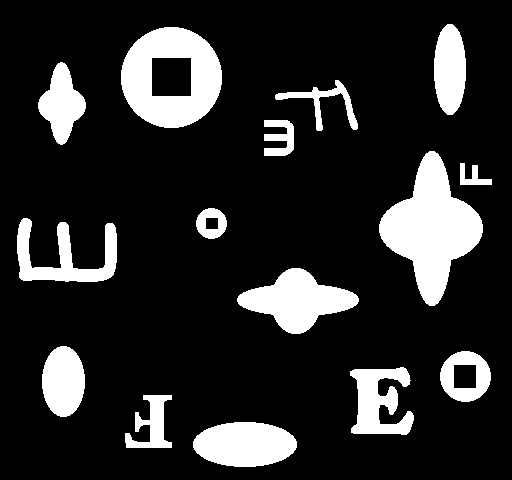
//> input picture pattern_recognition/train1.pgm, 512 x 480 px
$ ./complex   (built with g++ and OpenCV 4)
//> lines starting //> are read from the running program, lines starting //| are printed output that depends on the picture; after the words box and inside, x2 and y2 are one past the last pixel; in counts of white or black regions, pixels touching at a corner belong together
#include <opencv2/core/core.hpp>
#include <opencv2/highgui/highgui.hpp>
#include <iostream>
#include <fstream>
#include <algorithm>
#include <map>
#include <set>
#include <string>
#include <cmath>

using namespace cv;
using namespace std;

class Feature{
public:
    Mat object;
    int xmin;
    int xmax;
    int ymin;
    int ymax;
    int label;
    int area;
    int perimeter;
    double compactness;
    double fb_ratio;   // background pixel / foreground pixel
    int max_crossing;
    int cluster;
};


Mat image;
int b_background;
int g_background;
int r_background;
int** label_array;
vector<Feature> shape_container;

void connected_component(int row, int col);
int find_howmany(int row, int col);
Mat show_connected(int row, int col);
void calculate_compactness();
void count_zerocrossing();
void get_profile();
void linear_discriminant(Mat centers);
Mat show_cluster();

int main(){

//====== TRANING PART

    image = imread("train1.pgm");   // shapes.pgm  train1.pgm  train2.pgm
//> image is the input picture: 480 rows x 512 cols, CV_8UC3; 16.4% white; 15 white regions, largest, box (x1, y1, x2, y2) and area: (379, 151, 483, 306) 7981, (121, 27, 222, 128) 6523, (237, 268, 359, 334) 4210
    if(! image.data ){                              // Check for invalid input
        cout <<  "Could not open or find the image" << std::endl ;
        return -1;
    }

    namedWindow( "Training image", WINDOW_AUTOSIZE );// Create a window for display.
    imshow( "Training image", image );                   // Show our image inside it.

    int row = image.rows;
    int col = image.cols;
    cout << row << " x " << col << " image" << endl;
//| 480 x 512 image

    label_array = new int *[row];
    for(int i = 0; i < row; i++){
        label_array[i] = new int[col];
        for(int j = 0; j < col; j++){
            label_array[i][j] = 0;
        }
    }

    b_background = (int)image.at<Vec3b>(0,0)[0];
//> b_background = 0
    g_background = (int)image.at<Vec3b>(0,0)[1];
//> g_background = 0
    r_background = (int)image.at<Vec3b>(0,0)[2];
//> r_background = 0
    cout << "background rgb  " << b_background << " " << g_background << " " << r_background << endl;
//| background rgb  0 0 0

    connected_component(row, col);
//> the loop in connected_component, `for(int i = 0; i < row; i++)` made 480 passes
//> after the loop in connected_component, `for(int i = 0; i < row; i++)`: label = 254; mymap = 238 items

    Mat check = show_connected(row, col);
//> after the loop in show_connected, `for(int i = 0; i < row; i++)`:
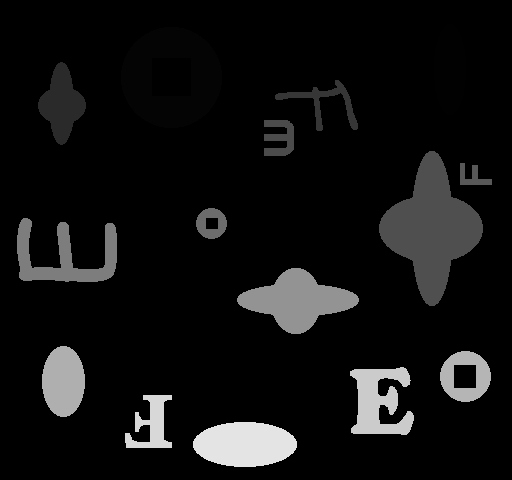
//> check: 480 rows x 512 cols, CV_8UC3; min 0, max 228, mean 17.4
    namedWindow("Training connected", WINDOW_AUTOSIZE);
    imshow("Training connected", check);

    int howmany = find_howmany(row, col);
//> after the loop in find_howmany, `for(int i = 0; i < row; i++)`: myset = 15 items
//> the loop in find_howmany, `for(set<int>::iterator it=myset.begin(); it!=myset.end(); ++it)` made 15 passes
//> pass 1, in find_howmany, `Mat object(copy_image, Rect(xmin, ymin, xmax-xmin+1, ymax-ymin+1));`:
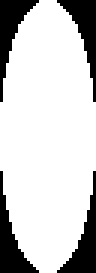
//> object: 91 rows x 32 cols, CV_8UC3 (shown 3 times larger); 79.1% white; 4 black regions, box (x1, y1, x2, y2) and area: (0, 0, 13, 34) 152, (19, 0, 32, 34) 152, (0, 57, 13, 91) 152, (19, 57, 32, 91) 152
//> pass 2, in find_howmany, `Mat object(copy_image, Rect(xmin, ymin, xmax-xmin+1, ymax-ymin+1));`:
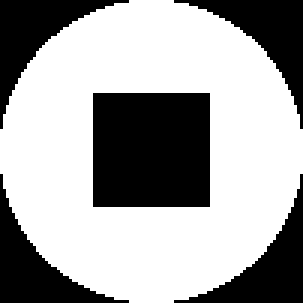
//> object: 101 rows x 101 cols, CV_8UC3 (shown 3 times larger); 63.9% white; 5 black regions, box (x1, y1, x2, y2) and area: (31, 31, 70, 69) 1482, (0, 0, 43, 43) 549, (58, 0, 101, 43) 549, (0, 58, 43, 101) 549, (58, 58, 101, 101) 549
//> howmany = 15
    cout << "the number of shapes:  " << shape_container.size() << endl;
    calculate_compactness();
    count_zerocrossing();
// [12 lines of commented-out code are left out]
    int num_feature = 3;
    Mat input_samples(shape_container.size(), num_feature, CV_32F);
    for(int i = 0; i < shape_container.size(); i++){
        input_samples.at<float>(i,0) = shape_container.at(i).compactness;
        input_samples.at<float>(i,1) = shape_container.at(i).fb_ratio;
        input_samples.at<float>(i,2) = shape_container.at(i).max_crossing;
    }
    Mat result_clusters;
    int num_clusters = 5;
    Mat centers;
    int attempts = 10;
    kmeans(input_samples, num_clusters, result_clusters, TermCriteria(CV_TERMCRIT_ITER|CV_TERMCRIT_EPS,10,0.01), attempts, KMEANS_PP_CENTERS, centers);
//    cout << "clusters:  " << result_clusters << endl;
//    cout << "centroids:  " << centers << endl;

    // assign cluster number for each shape in shape_container
    for(int i = 0; i < shape_container.size(); i++){
       shape_container.at(i).cluster = result_clusters.at<int>(i,0);
//       cout << shape_container.at(i).cluster << endl;
    }

    Mat cluster1 = show_cluster();
//> after the loop in show_cluster, `for(int i = 0; i < shape_container.size(); i++)`:
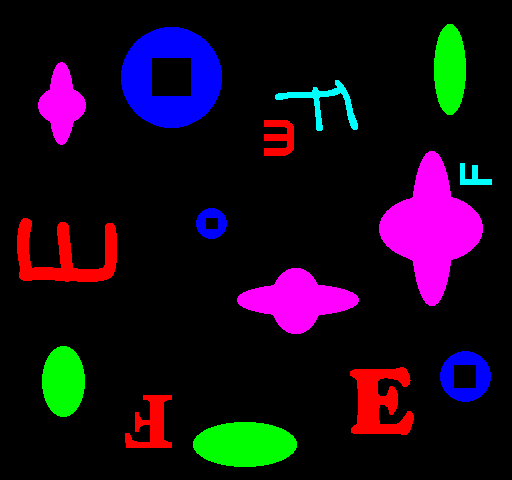
//> cluster_image: 480 rows x 512 cols, CV_8UC3; mean B, G, R 25.3, 10.2, 22.8
    namedWindow("Training cluster",WINDOW_AUTOSIZE);
    imshow("Training cluster",cluster1);

//====== TEST CLASSIFICATION PART

    image = imread("match1.pgm");       // testshapes.pgm  match1.pgm   match2.pgm
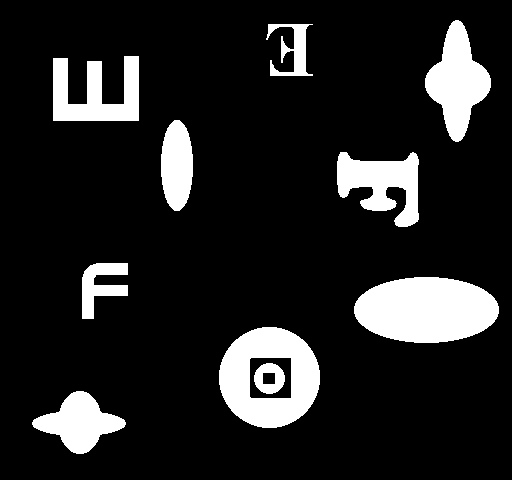
//> input picture pattern_recognition/match1.pgm, 512 x 480 px
//> image is the input picture: 480 rows x 512 cols, CV_8UC3; 13.7% white; 10 white regions, largest, box (x1, y1, x2, y2) and area: (354, 277, 499, 343) 7546, (219, 327, 320, 428) 6367, (425, 20, 491, 142) 4210
    if(! image.data ){                              // Check for invalid input
        cout <<  "Could not open or find the image" << std::endl ;
        return -1;
    }

    namedWindow( "Testing image", WINDOW_AUTOSIZE );// Create a window for display.
    imshow( "Testing image", image );                   // Show our image inside it.

    connected_component(row, col);
//> the loop in connected_component (call 2), `for(int i = 0; i < row; i++)` made 480 passes

    Mat check2 = show_connected(row, col);
//> call 2 of show_connected, with row = 480, col = 512
//> after the loop in show_connected (call 2), `for(int i = 0; i < row; i++)`:
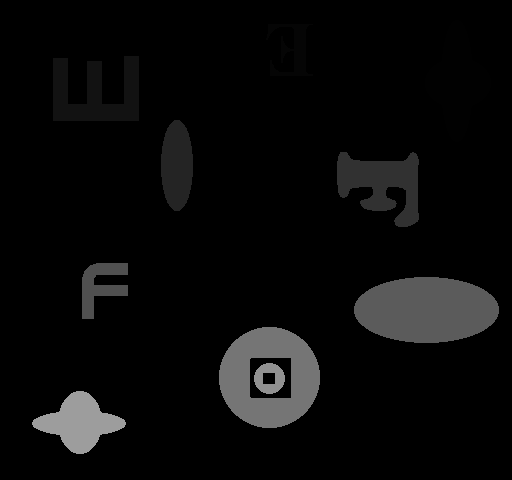
//> check: 480 rows x 512 cols, CV_8UC3; min 0, max 157, mean 9.9
    namedWindow("Testing connected", WINDOW_AUTOSIZE);
    imshow("Testing connected", check2);

    int howmany_test = find_howmany(row, col);
//> after the loop in find_howmany (call 2), `for(int i = 0; i < row; i++)`: myset = 10 items
//> the loop in find_howmany (call 2), `for(set<int>::iterator it=myset.begin(); it!=myset.end(); ++it)` made 10 passes
//> pass 1, in find_howmany (call 2), `Mat object(copy_image, Rect(xmin, ymin, xmax-xmin+1, ymax-ymin+1));`:
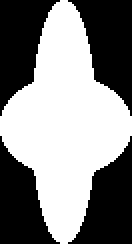
//> object: 122 rows x 66 cols, CV_8UC3 (shown 2 times larger); 52.3% white; 4 black regions, box (x1, y1, x2, y2) and area: (34, 0, 66, 58) 1037, (34, 68, 66, 122) 961, (0, 0, 30, 58) 956, (0, 68, 30, 122) 888
//> howmany_test = 10
    cout << "the number of shapes:  " << shape_container.size() << endl << endl;

    calculate_compactness();
//> (the rest of the program and of its run is left out)
